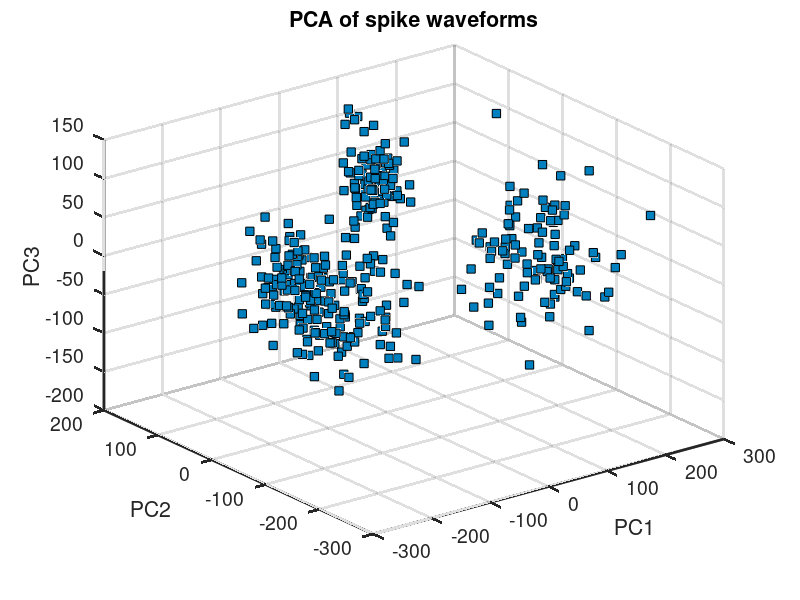

MATLAB code to generate this figure: (Note: this script raises an error after producing the figure.)
clear; close all; clc;

%%
% The extracellular neural recordings suggested that they arose from either
% 3 or 4 neurons using the preliminary analyses done in HW2. With the new
% tools of clustering, we now have a more elegant way of running the
% analyses to determine the number of neurons that are responsible for the
% data. First, we project the higher dimensional data onto a
% lower-dimnesions using PCA. This can be done by first running SVD. The
% first three columns of SVD are the PCs as MATLAB creates S with values in
% descending order. The PCA projected data can then be obtained simply by
% projecting the data onto these PCs.
%%
load('windowedSpikes.mat')

[U, S, V] = svd(data); % Peforming SVD on the data

reduced_data = data * V(:, 1:3); % PCs are the first three columns of V

figure();
scatter3(reduced_data(:, 1), reduced_data(:, 2), reduced_data(:, 3), ...
    's', 'filled', 'MarkerEdgeColor','k', 'MarkerFaceColor', [0 .5 .75])
xlabel('PC1')
ylabel('PC2')
zlabel('PC3')
title('PCA of spike waveforms')
set(gca, 'FontSize', 14, 'LineWidth', 2)

%%
% This lower-dimensional data suggests that there are either 3 or 4
% clusters present in it and hence it is likely that either 3 or 4 neurons
% are contribute to this data. However, to say definitively, we can run a
% k-mens clustering algorithm. Here a soft k-means is implemented that
% accounts for fuzziness in the clustering through a beta parameter in its
% cost function. Computing soft k-means for a range of k values, we can
% compute the average Euclidean distance between each datapoint and the
% centroid of the cluster that its assigned to. Plotting these distances
% gives an elbow plot that shows that the error is higher for smaller k
% values and decreases as a function of k. However, for higher values of k,
% these errors saturate out. The elbow method suggests that the smallest
% value of k, after which the average euclidean distance is negligible is
% an optimum number of clusters. From this elbow plot, we can see that K =
% 4 seems to be the best.
%%
K = 1:7;
avg_euc_ = zeros(length(K), 1);
for kk = K
    [~, avg_euc_dist, ~] = soft_kmeans(reduced_data, kk, 1e3, 2);
    avg_euc_(kk) = avg_euc_dist;
end

figure()
plot(K, avg_euc_, 'ko-', 'LineWidth', 1.5)
xlabel('K')
ylabel('Avg. Euclidean distance')
set(gca, 'LineWidth', 2, 'FontSize', 14)
title('Elbow plot')

%%
% Computing the cluster centers, responsibilities and color-coding each
% data point based on the cluster that its assigned to, we get:
%%
kk = 4;
[res, avg_euc_dist, centers] = soft_kmeans(reduced_data, kk, 1e3, 2);
plot_soft_kmeans(reduced_data, res, kk)

%%
% Thus, we can see that K = 4 seems to be doing a good job at clustering
% this data. Hence we can say that these neural recordings most likely
% arose from 4 neurons.
figure()
%% Functions
function [res, avg_euc_dist, centers] = soft_kmeans(data, K, iters, beta)
    % For each iteration, the function computes the responsibility of each
    % datapoint to the cluster-centroid and based on these responsiblities
    % it then updates the centers. The process is repeated for the number
    % of iterations specified. Finally the average Euclidean distance is
    % computed for each datapoint from the centroid of the respective
    % cluster it is assigned to.
    [~, dim] = size(data);
    centers = randi([-10, 10], K, dim);
    for ii = 1:iters
        res = get_responsibilities(data, K, centers, beta);
        centers = compute_centers(data, K, res);
    end
    
    avg_euc_dist = avg_dist(data, res, centers);
end

function res = get_responsibilities(data, K, cen, beta)
    % computes responsibilites for data point to a given cluster defined by
    % its cluster centroid. The optimization function using a fuzziness
    % parameter beta controls the "softness" of clustering. The
    % responsibilities are normalized to have a unit sum.
    nPoints = size(data, 1);
    res = zeros(K, nPoints);
    for i = 1:K
        res(i, :) = exp(-beta * sqrt(sum(abs(data - cen(i, :)), 2)));
    end
    res = res./sum(res);
end

function center = compute_centers(data, K, responsibility)
    % Update the centers by computing an element-wise product of datapoints
    % to the responsibility of that datapoint to each cluster centroid.
    [nPoints, dim] = size(data);
    center = zeros(K, dim);
    total_res = sum(responsibility');
    
    for kk = 1:K
        new_cen = zeros(1, dim);
        for jj = 1:nPoints
            new_cen = new_cen + data(jj, :) .* responsibility(kk, jj);
        end
        center(kk, :) = new_cen./total_res(1, kk);
    end
end

function avg_euc_dist = avg_dist(data, res, centers)
    % The Euclidean distance is computed between each datapoint and the
    % centroid of each cluster. The average Euclidean distance is then
    % computed as the mean of the Euclidean distances.
    euc_dist = zeros(length(data), 1);
    if isrow(res) % for the case of K = 1
        for ii = 1:length(data)
            euc_dist(ii) = sqrt(sum(data(ii, :) - centers).^2);
        end
    else
        [~, class_selected] = max(res);
        for ii = 1:length(data)
           euc_dist(ii) = sqrt(sum(data(ii, :) - centers(class_selected(ii), :)).^2);
        end
    end
    avg_euc_dist = mean(euc_dist);
end

function plot_soft_kmeans(data, res, K)
    % This function plots the data with the random color codes based on the
    % clusters that they are assigned to
    random_colors = rand(K, 3);
    colors = res' * random_colors;
    scatter3(data(:, 1), data(:, 2), data(:, 3), [], colors, 's', 'filled')
    xlabel('PC1')
    ylabel('PC2')
    zlabel('PC3')
    title('soft k-means clustering of PCA')
    set(gca, 'FontSize', 14, 'LineWidth', 2)
end
